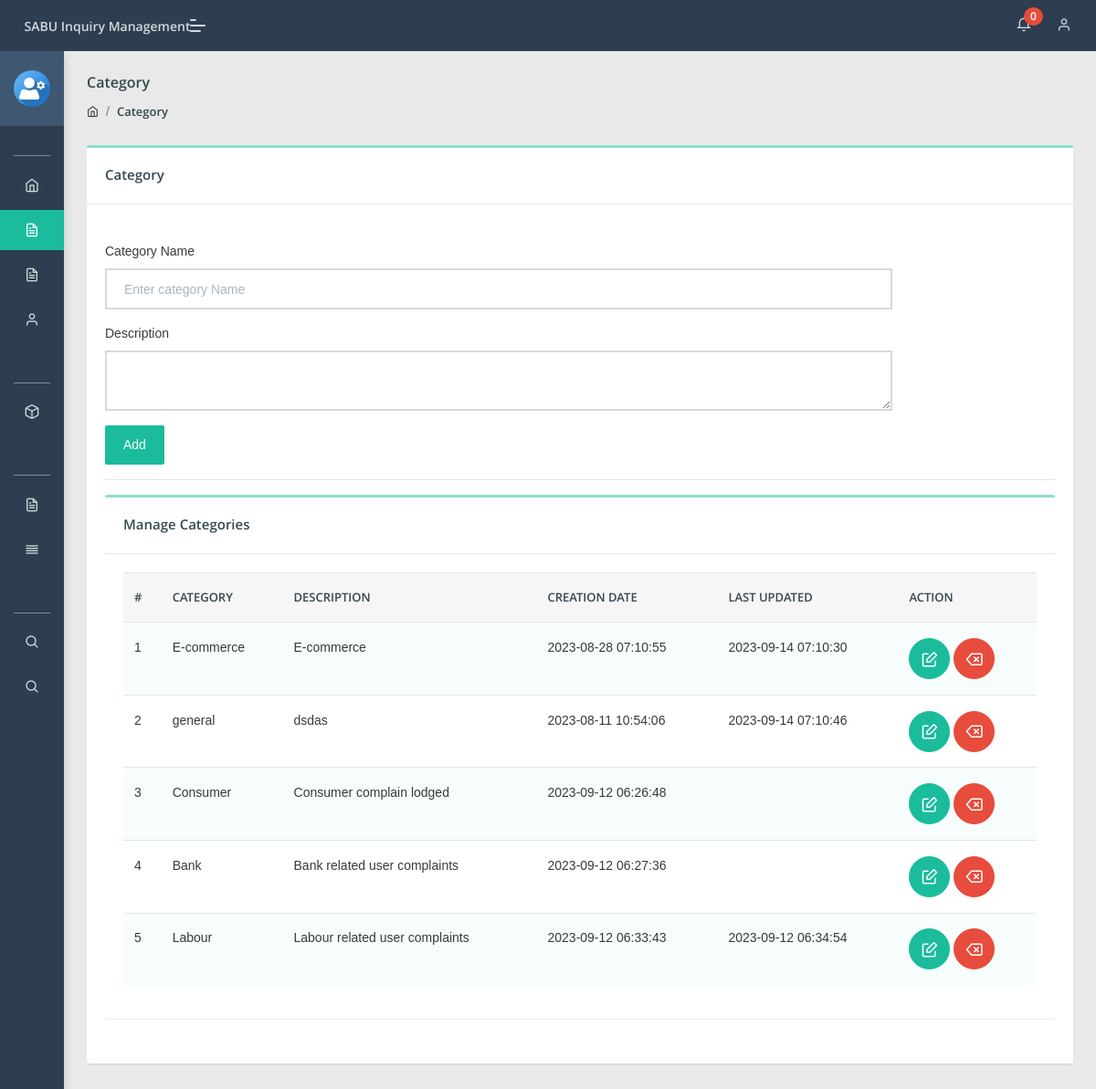
/admin/category.php (signed in), run on an earlier commit of the app's database.
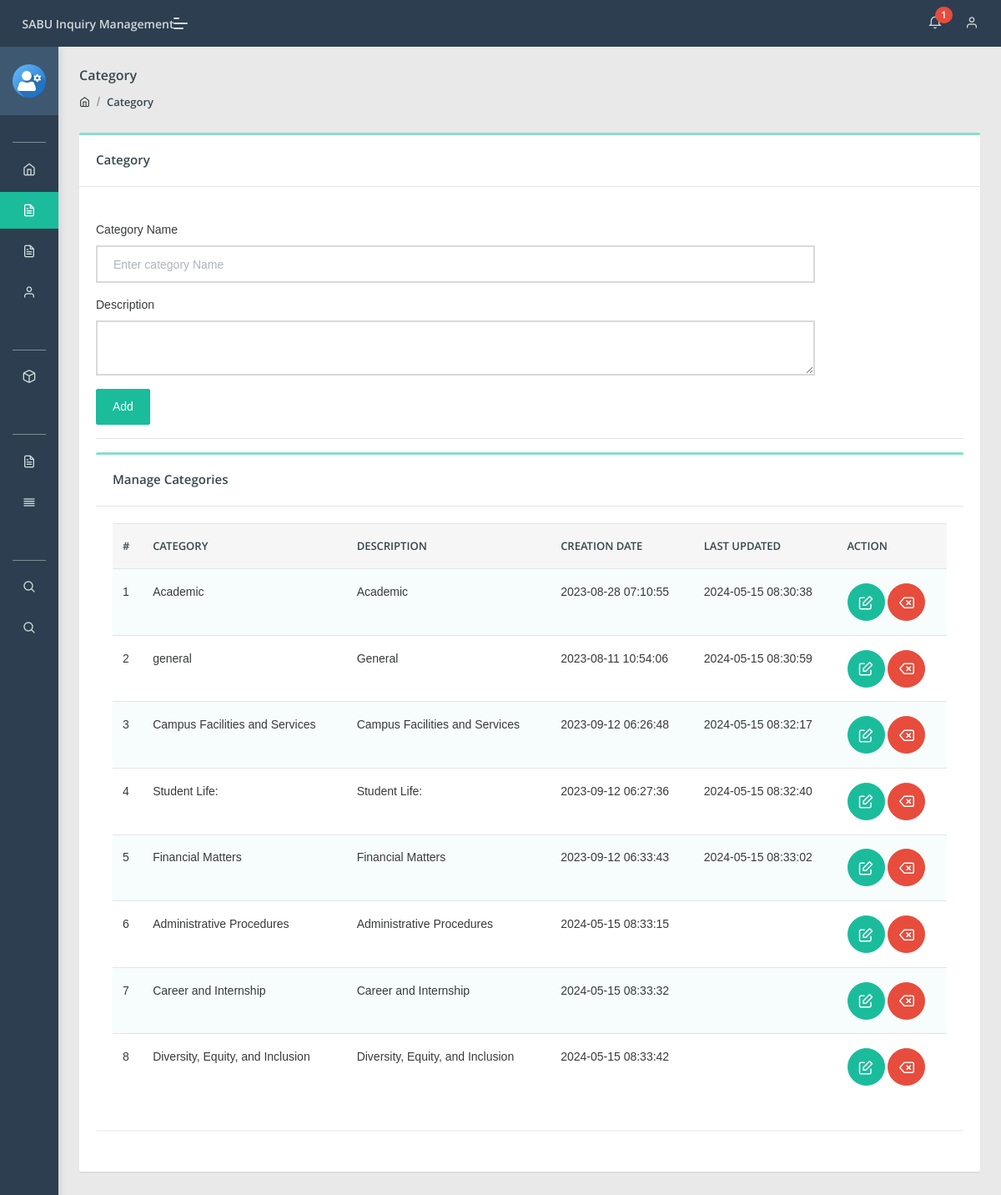
And on a later commit of the database.
### tables this page shows
CREATE TABLE `category` (
  `id` int NOT NULL,
  `categoryName` varchar(255) DEFAULT NULL,
  `categoryDescription` longtext,
  `creationDate` timestamp NULL DEFAULT CURRENT_TIMESTAMP,
  `updationDate` timestamp NULL DEFAULT NULL ON UPDATE CURRENT_TIMESTAMP
);

### admin/category.php (the view, shortened to what this page needs)
<?php
include('include/config.php');
if(strlen($_SESSION['aid'])==0)
    {
header('location:index.php');
}
else{
?>
<!DOCTYPE html>
<html lang="en">
<head>
    <link rel="stylesheet" href="assets/css/style.css">
</head>
<body class="">
	<?php include('include/sidebar.php');?>
	<?php include('include/header.php');?>
<section class="pcoded-main-container">
    <div class="pcoded-content">
        <div class="page-header">
            <div class="page-block">
                <div class="row align-items-center">
                    <div class="col-md-12">
                        <div class="page-header-title">
                            <h5 class="m-b-10">Category</h5>
                        </div>
                        <ul class="breadcrumb">
                            <li class="breadcrumb-item"><a href="dashboard.php"><i class="feather icon-home"></i></a></li>
                            <li class="breadcrumb-item"><a href="category.php">Category</a></li>
                        </ul>
                    </div>
                </div>
            </div>
        </div>
        <div class="row">
            <div class="col-sm-12">
                <div class="card">
                    <div class="card-header">
                        <h5>Category</h5>
                    </div>
                    <div class="card-body">
                        <div class="row">
                            <div class="col-md-10">
                                    <br />
                                <form method="post" name="Category">
                                    <div class="form-group">
                                        <label for="exampleInputEmail1">Category Name</label>
                                        <input type="text"placeholder="Enter category Name"  name="category" class="form-control" required="true">
                                    </div>
                                      <div class="form-group">
                                        <label for="exampleInputEmail1">Description</label>
                                        <textarea  name="description" class="form-control" ></textarea>
                                    </div>
                                    <button type="submit" class="btn  btn-primary" name="submit">Add</button>
                                </form>
                            </div>
                        </div>
                     <hr>
                      <div class="row">
                            <div class="col-xl-12">
                <div class="card">
                    <div class="card-header">
                        <h5>Manage Categories</h5>
                    </div>
                    <div class="card-body table-border-style">
                        <div class="table-responsive">
                            <table class="table table-striped">
                                <thead>
                                    <tr>
                                            <th>#</th>
                                            <th>Category</th>
                                            <th>Description</th>
                                            <th>Creation date</th>
                                            <th>Last Updated</th>
                                            <th>Action</th>
                                        </tr>
                                </thead>
                                <tbody>
                                    <?php $query=mysqli_query($con,"select * from category");
$cnt=1;
while($row=mysqli_fetch_array($query))
{
?>
                                        <tr>
                                            <td><?php echo htmlentities($cnt);?></td>
                                            <td><?php echo htmlentities($row['categoryName']);?></td>
                                            <td><?php echo htmlentities($row['categoryDescription']);?></td>
                                            <td> <?php echo htmlentities($row['creationDate']);?></td>
                                            <td><?php echo htmlentities($row['updationDate']);?></td>
                                            <td>
                                            <a href="edit-category.php?id=<?php echo $row['id']?>" class="btn btn-icon btn-primary btn-xs"><i class="feather icon-edit"></i></a>
                                            <a href="category.php?id=<?php echo $row['id']?>&del=delete" class="btn  btn-icon btn-danger" onClick="return confirm('Are you sure you want to delete?')"><i class="feather icon-delete"></i></a></td>
                                        </tr>
                                        <?php $cnt=$cnt+1; } ?>
                                </tbody>
                            </table>
                        </div>
                    </div>
                </div>
            </div>
                        </div>
                    </div>
                </div>
            </div>
        </div>
    </div>
</section>
</body>
</html>
<?php } ?>

### admin/include/sidebar.php (shortened to what this page needs)
<nav class="pcoded-navbar  ">
	<div class="navbar-wrapper  ">
		<div class="navbar-content scroll-div " >
			<div class="">
				<div class="main-menu-header">
					<img class="img-radius" src="assets/images/user/user-gear.png" alt="User-Profile-Image">
					<div class="user-details">
					</div>
				</div>
			</div>
			<ul class="nav pcoded-inner-navbar ">
				<li class="nav-item pcoded-menu-caption">
				</li>
				<li class="nav-item">
				    <a href="dashboard.php" class="nav-link "><span class="pcoded-micon"><i class="feather icon-home"></i></span><span class="pcoded-mtext">Dashboard</span></a>
				</li>
				<li class="nav-item">
				    <a href="category.php" class="nav-link "><span class="pcoded-micon"><i class="feather icon-file-text"></i></span><span class="pcoded-mtext">Add Category</span></a>
				</li>
				<li class="nav-item">
				    <a href="subcategory.php" class="nav-link "><span class="pcoded-micon"><i class="feather icon-file-text"></i></span><span class="pcoded-mtext">Add Subcategory</span></a>
				</li>
				<li class="nav-item">
				    <a href="manage-users.php" class="nav-link "><span class="pcoded-micon"><i class="feather icon-user"></i></span><span class="pcoded-mtext">Manage Users</span></a>
				</li>
				<li class="nav-item pcoded-menu-caption">
				</li>
				<li class="nav-item pcoded-hasmenu">
					<a href="#!" class="nav-link "><span class="pcoded-micon"><i class="feather icon-box"></i></span><span class="pcoded-mtext">Manage Inquiries</span></a>
				</li>
				<li class="nav-item pcoded-menu-caption">
				</li>
				<li class="nav-item">
				    <a href="between-date-userreport.php" class="nav-link "><span class="pcoded-micon"><i class="feather icon-file-text"></i></span><span class="pcoded-mtext">User Reports</span></a>
				</li>
				<li class="nav-item">
				    <a href="between-date-inquiryreport.php" class="nav-link "><span class="pcoded-micon"><i class="feather icon-align-justify"></i></span><span class="pcoded-mtext">Inquiries Report</span></a>
				</li>
				<li class="nav-item pcoded-menu-caption">
				</li>
				<li class="nav-item">
				    <a href="user-search.php" class="nav-link "><span class="pcoded-micon"><i class="feather icon-search"></i></span><span class="pcoded-mtext">User Search</span></a>
				</li>
				<li class="nav-item">
				    <a href="inquiry-search.php" class="nav-link "><span class="pcoded-micon"><i class="feather icon-search"></i></span><span class="pcoded-mtext">Search Inquiry</span></a>
				</li>
			</ul>
		</div>
	</div>
</nav>

### admin/include/header.php (shortened to what this page needs)
<header class="navbar pcoded-header navbar-expand-lg navbar-light header-dark">
				<div class="m-header">
					<a class="mobile-menu" id="mobile-collapse" href="#!"><span></span></a>
					<a href="dashboard.php" class="b-brand">
						<strong>SABU Inquiry Management</strong>
					</a>
				</div>
				<div class="collapse navbar-collapse">
					<ul class="navbar-nav ml-auto">
						<li>
							<div class="dropdown">
								<a class="dropdown-toggle" href="#" data-toggle="dropdown">
									<i class="icon feather icon-bell"></i>
									<?php
$rt = mysqli_query($con,"select tblinquiries.*,users.fullName as name from tblinquiries join users on users.id=tblinquiries.userId where tblinquiries.status is null");
$num1 = mysqli_num_rows($rt);
?>
									<span class="badge badge-pill badge-danger"><?php echo htmlentities($num1)?></span>
								</a>
							</div>
						</li>
						<li>
							<div class="dropdown drp-user">
								<a href="#" class="dropdown-toggle" data-toggle="dropdown">
									<i class="feather icon-user"></i>
								</a>
							</div>
						</li>
					</ul>
				</div>
	</header>

What changed in the data, as far as the page shows it:
changed category: categoryName "E-commerce" → "Academic"; categoryDescription "E-commerce" → "Academic"; updationDate "2023-09-14 07:10:30" → "2024-05-15 08:30:38"
changed category "general": categoryDescription "dsdas" → "General"; updationDate "2023-09-14 07:10:46" → "2024-05-15 08:30:59"
changed category: categoryName "Consumer" → "Campus Facilities and Services"; categoryDescription "Consumer complain lodged" → "Campus Facilities and Services"; updationDate (not shown) → "2024-05-15 08:32:17"
changed category: categoryName "Bank" → "Student Life:"; categoryDescription "Bank related user complaints" → "Student Life:"; updationDate (not shown) → "2024-05-15 08:32:40"
changed category: categoryName "Labour" → "Financial Matters"; categoryDescription "Labour related user complaints" → "Financial Matters"; updationDate "2023-09-12 06:34:54" → "2024-05-15 08:33:02"
added category: categoryName "Administrative Procedures", categoryDescription "Administrative Procedures", creationDate "2024-05-15 08:33:15"
added category: categoryName "Career and Internship", categoryDescription "Career and Internship", creationDate "2024-05-15 08:33:32"
added category: categoryName "Diversity, Equity, and Inclusion", categoryDescription "Diversity, Equity, and Inclusion", creationDate "2024-05-15 08:33:42"
Also different on the page:
$num1: "0" → "1"
